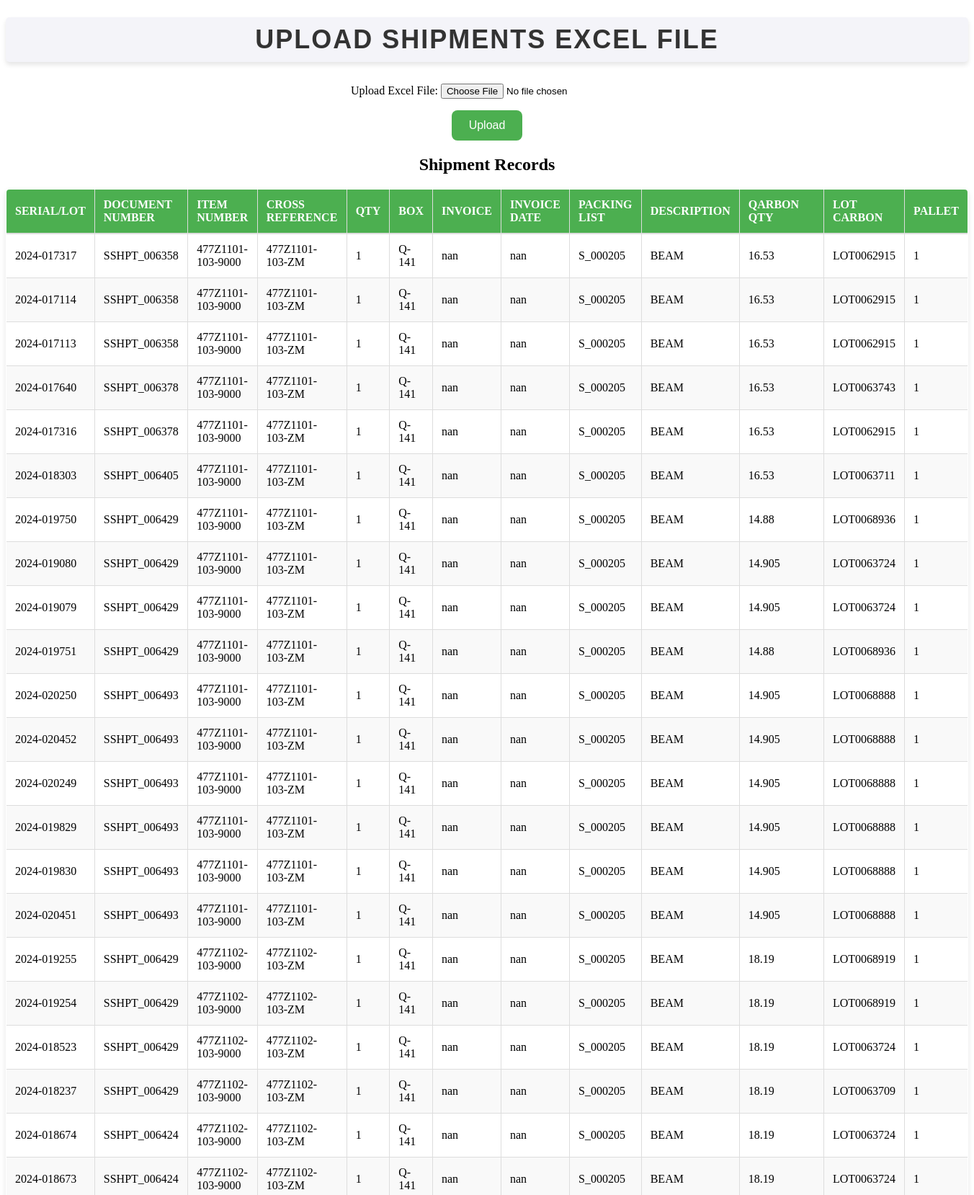
The app's page /shipments/ (upper part) with its own data.
### shipments/models.py (models this page shows, shortened)
class Shipment(models.Model):
    serial_lot = models.CharField(max_length=255, default="default_value")  # Matches 'Serial/Lot'
    document_number = models.CharField(max_length=255)  # Matches 'Document Number'
    item_number = models.CharField(max_length=255)  # Matches 'Item Number'
    cross_reference = models.CharField(max_length=255)  # Matches 'Cross Reference'
    qty = models.CharField(max_length=255)  # Matches 'QTY'
    box = models.CharField(max_length=255)  # Matches 'Box'
    invoice = models.CharField(max_length=255)  # Matches 'Invoice'
    invoice_date = models.CharField(max_length=255)  # Matches 'Invoice Date'
    packing_list = models.CharField(max_length=255)  # Matches 'Packing List'
    description = models.CharField(max_length=255)  # Matches 'Description'
    qarbon_qty = models.CharField(max_length=255)  # Matches 'Qarbon Qty'
    lot_carbon = models.CharField(max_length=255)  # Matches 'Lot Carbon'
    pallet = models.CharField(max_length=255)  # Matches 'Pallet'

### shipments/views.py (the view)
# urls.py: path('shipments/', include('shipments.urls')),  # Shipments app URLs
def shipments(request):
    if request.method == "POST":
        form = ExcelUploadForm(request.POST, request.FILES)
        if form.is_valid():
            file = request.FILES['file']
            try:
                df = pd.read_excel(file)
                df.rename(columns={
                    'Serial/Lot': 'serial_lot',
                    'Document Number': 'document_number',
                    'Item Number': 'item_number',
                    'Cross Reference': 'cross_reference',
                    'QTY': 'qty',
                    'Box': 'box',
                    'Invoice': 'invoice',
                    'Invoice Date': 'invoice_date',
                    'Packing List': 'packing_list',
                    'Description': 'description',
                    'Qarbon Qty': 'qarbon_qty',
                    'Lot Carbon': 'lot_carbon',
                    'Pallet': 'pallet'
                }, inplace=True)
                for _, row in df.iterrows():
                    Shipment.objects.create(
                        serial_lot=row['serial_lot'],
                        document_number=row['document_number'],
                        item_number=row['item_number'],
                        cross_reference=row['cross_reference'],
                        qty=row['qty'],
                        box=row['box'],
                        invoice=row['invoice'],
                        invoice_date=row['invoice_date'],
                        packing_list=row['packing_list'],
                        description=row['description'],
                        qarbon_qty=row['qarbon_qty'],
                        lot_carbon=row['lot_carbon'],
                        pallet=row['pallet']
                    )
                shipments = Shipment.objects.all()
                return render(request, 'shipments/shipments.html', {'form': form, 'shipments': shipments, 'success': 'File uploaded and data saved successfully.'})
            except Exception as e:
                return render(request, 'shipments/shipments.html', {'form': form, 'error': f"Error processing file: {e}"})
    else:
        form = ExcelUploadForm()
    shipments = Shipment.objects.all()
    return render(request, 'shipments/shipments.html', {'form': form, 'shipments': shipments})

### shipments/forms.py
class ExcelUploadForm(forms.Form):
    file = forms.FileField(
        label="Upload Excel File",
        widget=forms.FileInput(attrs={'accept': '.xls,.xlsx'})
    )

### shipments/templates/shipments/shipments.html (shortened to what this page needs)
<!DOCTYPE html>
<html>
<head>
    {% load static %}
    <link rel="stylesheet" href="{% static 'shipments/css/styles.css' %}">
</head>
<body>
    <h1>Upload Shipments Excel File</h1>
    <form method="post" enctype="multipart/form-data">
        {{ form.as_p }}
        <button type="submit">Upload</button>
    </form>
    <h2>Shipment Records</h2>
    <table id = "table" border="1">
        <thead id="thead">
            <tr>
                <th>Serial/Lot</th>
                <th>Document Number</th>
                <th>Item Number</th>
                <th>Cross Reference</th>
                <th>QTY</th>
                <th>Box</th>
                <th>Invoice</th>
                <th>Invoice Date</th>
                <th>Packing List</th>
                <th>Description</th>
                <th>Qarbon Qty</th>
                <th>Lot Carbon</th>
                <th>Pallet</th>
            </tr>
        </thead>
        <tbody id="tbody">
            {% for shipment in shipments %}
            <tr>
                <td>{{ shipment.serial_lot }}</td>
                <td>{{ shipment.document_number }}</td>
                <td>{{ shipment.item_number }}</td>
                <td>{{ shipment.cross_reference }}</td>
                <td>{{ shipment.qty }}</td>
                <td>{{ shipment.box }}</td>
                <td>{{ shipment.invoice }}</td>
                <td>{{ shipment.invoice_date }}</td>
                <td>{{ shipment.packing_list }}</td>
                <td>{{ shipment.description }}</td>
                <td>{{ shipment.qarbon_qty }}</td>
                <td>{{ shipment.lot_carbon }}</td>
                <td>{{ shipment.pallet }}</td>
            </tr>
            {% empty %}
            <tr>
                <td colspan="13">No shipment records found.</td>
            </tr>
            {% endfor %}
        </tbody>
    </table>
</body>
</html>

### shipments/static/shipments/css/styles.css (style rules this page uses)
body { text-align: center; }
button { background-color: #4CAF50; color: white; padding: 12px 24px; font-size: 16px; border: none; border-radius: 8px; cursor: pointer; transition: background-color 0.3s ease, transform 0.3s ease; }
h1 { font-family: 'Arial', sans-serif; font-size: 36px; font-weight: 600; color: #333; text-align: center; text-transform: uppercase; letter-spacing: 2px; margin-bottom: 30px; padding: 10px; background-color: #f4f4f9; border-radius: 5px; box-shadow: 0 4px 6px rgba(0, 0, 0, 0.1); transition: all 0.3s ease; }
#table { width: 100%; border-collapse: collapse; margin: 20px 0; font-size: 16px; text-align: left; border: 1px solid #ddd; border-radius: 5px; box-shadow: 0 4px 8px rgba(0, 0, 0, 0.1); overflow: hidden; }
#thead th { background-color: #4CAF50; color: white; padding: 12px; text-transform: uppercase; font-weight: bold; border-bottom: 2px solid #ddd; }
#tbody td { padding: 12px; border: 1px solid #ddd; }
#tbody tr:nth-child(even) { background-color: #f9f9f9; }
#tbody tr:nth-child(odd) { background-color: #ffffff; }

### records on screen
Shipment: serial_lot "2024-017317", document_number "SSHPT_006358", item_number "477Z1101-103-9000", cross_reference "477Z1101-103-ZM", qty "1", box "Q-141", invoice "nan", invoice_date "nan", packing_list "S_000205", description "BEAM", qarbon_qty "16.53", lot_carbon "LOT0062915", pallet "1"
Shipment: serial_lot "2024-017114", document_number "SSHPT_006358", item_number "477Z1101-103-9000", cross_reference "477Z1101-103-ZM", qty "1", box "Q-141", invoice "nan", invoice_date "nan", packing_list "S_000205", description "BEAM", qarbon_qty "16.53", lot_carbon "LOT0062915", pallet "1"
Shipment: serial_lot "2024-017113", document_number "SSHPT_006358", item_number "477Z1101-103-9000", cross_reference "477Z1101-103-ZM", qty "1", box "Q-141", invoice "nan", invoice_date "nan", packing_list "S_000205", description "BEAM", qarbon_qty "16.53", lot_carbon "LOT0062915", pallet "1"
Shipment: serial_lot "2024-017640", document_number "SSHPT_006378", item_number "477Z1101-103-9000", cross_reference "477Z1101-103-ZM", qty "1", box "Q-141", invoice "nan", invoice_date "nan", packing_list "S_000205", description "BEAM", qarbon_qty "16.53", lot_carbon "LOT0063743", pallet "1"
Shipment: serial_lot "2024-017316", document_number "SSHPT_006378", item_number "477Z1101-103-9000", cross_reference "477Z1101-103-ZM", qty "1", box "Q-141", invoice "nan", invoice_date "nan", packing_list "S_000205", description "BEAM", qarbon_qty "16.53", lot_carbon "LOT0062915", pallet "1"
Shipment: serial_lot "2024-018303", document_number "SSHPT_006405", item_number "477Z1101-103-9000", cross_reference "477Z1101-103-ZM", qty "1", box "Q-141", invoice "nan", invoice_date "nan", packing_list "S_000205", description "BEAM", qarbon_qty "16.53", lot_carbon "LOT0063711", pallet "1"
Shipment: serial_lot "2024-019750", document_number "SSHPT_006429", item_number "477Z1101-103-9000", cross_reference "477Z1101-103-ZM", qty "1", box "Q-141", invoice "nan", invoice_date "nan", packing_list "S_000205", description "BEAM", qarbon_qty "14.88", lot_carbon "LOT0068936", pallet "1"
Shipment: serial_lot "2024-019080", document_number "SSHPT_006429", item_number "477Z1101-103-9000", cross_reference "477Z1101-103-ZM", qty "1", box "Q-141", invoice "nan", invoice_date "nan", packing_list "S_000205", description "BEAM", qarbon_qty "14.905", lot_carbon "LOT0063724", pallet "1"
Shipment: serial_lot "2024-019079", document_number "SSHPT_006429", item_number "477Z1101-103-9000", cross_reference "477Z1101-103-ZM", qty "1", box "Q-141", invoice "nan", invoice_date "nan", packing_list "S_000205", description "BEAM", qarbon_qty "14.905", lot_carbon "LOT0063724", pallet "1"
Shipment: serial_lot "2024-019751", document_number "SSHPT_006429", item_number "477Z1101-103-9000", cross_reference "477Z1101-103-ZM", qty "1", box "Q-141", invoice "nan", invoice_date "nan", packing_list "S_000205", description "BEAM", qarbon_qty "14.88", lot_carbon "LOT0068936", pallet "1"
Shipment: serial_lot "2024-020250", document_number "SSHPT_006493", item_number "477Z1101-103-9000", cross_reference "477Z1101-103-ZM", qty "1", box "Q-141", invoice "nan", invoice_date "nan", packing_list "S_000205", description "BEAM", qarbon_qty "14.905", lot_carbon "LOT0068888", pallet "1"
Shipment: serial_lot "2024-020452", document_number "SSHPT_006493", item_number "477Z1101-103-9000", cross_reference "477Z1101-103-ZM", qty "1", box "Q-141", invoice "nan", invoice_date "nan", packing_list "S_000205", description "BEAM", qarbon_qty "14.905", lot_carbon "LOT0068888", pallet "1"
Shipment: serial_lot "2024-020249", document_number "SSHPT_006493", item_number "477Z1101-103-9000", cross_reference "477Z1101-103-ZM", qty "1", box "Q-141", invoice "nan", invoice_date "nan", packing_list "S_000205", description "BEAM", qarbon_qty "14.905", lot_carbon "LOT0068888", pallet "1"
Shipment: serial_lot "2024-019829", document_number "SSHPT_006493", item_number "477Z1101-103-9000", cross_reference "477Z1101-103-ZM", qty "1", box "Q-141", invoice "nan", invoice_date "nan", packing_list "S_000205", description "BEAM", qarbon_qty "14.905", lot_carbon "LOT0068888", pallet "1"
Shipment: serial_lot "2024-019830", document_number "SSHPT_006493", item_number "477Z1101-103-9000", cross_reference "477Z1101-103-ZM", qty "1", box "Q-141", invoice "nan", invoice_date "nan", packing_list "S_000205", description "BEAM", qarbon_qty "14.905", lot_carbon "LOT0068888", pallet "1"
Shipment: serial_lot "2024-020451", document_number "SSHPT_006493", item_number "477Z1101-103-9000", cross_reference "477Z1101-103-ZM", qty "1", box "Q-141", invoice "nan", invoice_date "nan", packing_list "S_000205", description "BEAM", qarbon_qty "14.905", lot_carbon "LOT0068888", pallet "1"
Shipment: serial_lot "2024-019255", document_number "SSHPT_006429", item_number "477Z1102-103-9000", cross_reference "477Z1102-103-ZM", qty "1", box "Q-141", invoice "nan", invoice_date "nan", packing_list "S_000205", description "BEAM", qarbon_qty "18.19", lot_carbon "LOT0068919", pallet "1"
Shipment: serial_lot "2024-019254", document_number "SSHPT_006429", item_number "477Z1102-103-9000", cross_reference "477Z1102-103-ZM", qty "1", box "Q-141", invoice "nan", invoice_date "nan", packing_list "S_000205", description "BEAM", qarbon_qty "18.19", lot_carbon "LOT0068919", pallet "1"
Shipment: serial_lot "2024-018523", document_number "SSHPT_006429", item_number "477Z1102-103-9000", cross_reference "477Z1102-103-ZM", qty "1", box "Q-141", invoice "nan", invoice_date "nan", packing_list "S_000205", description "BEAM", qarbon_qty "18.19", lot_carbon "LOT0063724", pallet "1"
Shipment: serial_lot "2024-018237", document_number "SSHPT_006429", item_number "477Z1102-103-9000", cross_reference "477Z1102-103-ZM", qty "1", box "Q-141", invoice "nan", invoice_date "nan", packing_list "S_000205", description "BEAM", qarbon_qty "18.19", lot_carbon "LOT0063709", pallet "1"
Shipment: serial_lot "2024-018674", document_number "SSHPT_006424", item_number "477Z1102-103-9000", cross_reference "477Z1102-103-ZM", qty "1", box "Q-141", invoice "nan", invoice_date "nan", packing_list "S_000205", description "BEAM", qarbon_qty "18.19", lot_carbon "LOT0063724", pallet "1"
Shipment: serial_lot "2024-018673", document_number "SSHPT_006424", item_number "477Z1102-103-9000", cross_reference "477Z1102-103-ZM", qty "1", box "Q-141", invoice "nan", invoice_date "nan", packing_list "S_000205", description "BEAM", qarbon_qty "18.19", lot_carbon "LOT0063724", pallet "1"
